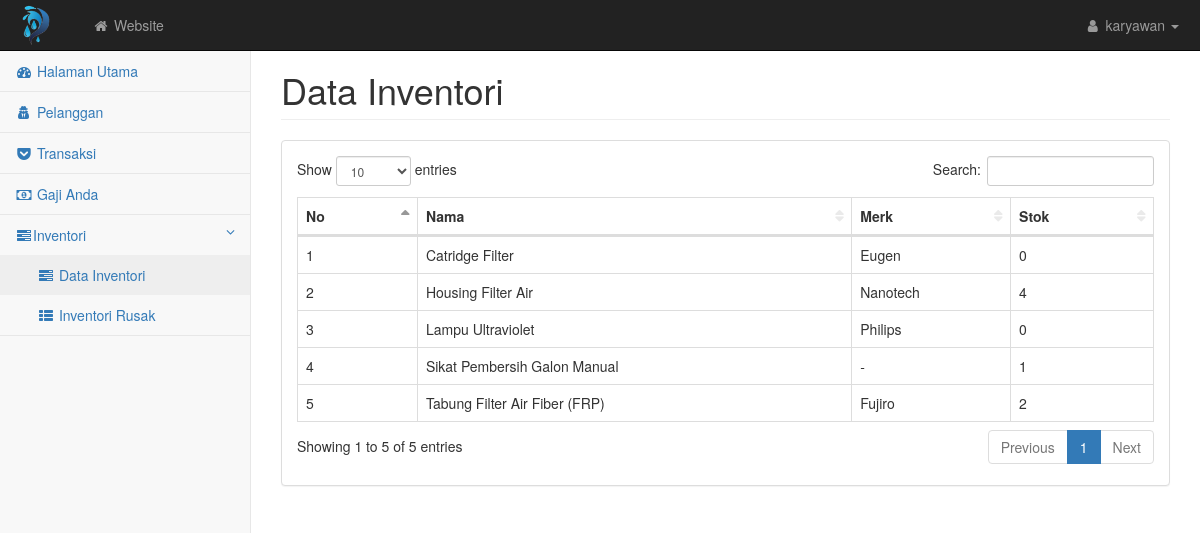
The app's page /nolag77/inventori.php, older data.
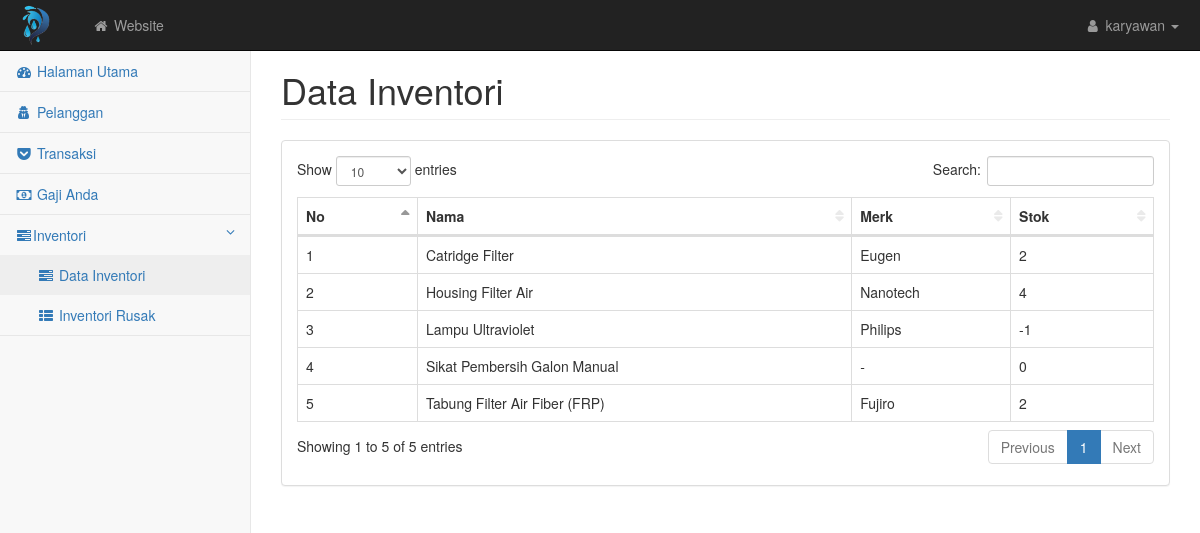
The same page, newer data.
### tables this page shows
CREATE TABLE `inventori` (
  `idinventori` int(2) NOT NULL,
  `namainven` varchar(50) NOT NULL,
  `merk` varchar(50) NOT NULL,
  `stok` int(3) NOT NULL
);

### nolag77/inventori.php (the view)
<?php require('atas.php') ?>
<div id="page-wrapper">
    <div class="container-fluid">
        <div class="row">
            <div class="col-lg-12">
                <h1 class="page-header">Data Inventori</h1>
            </div>
        </div>
        <div class="row">
            <div class="col-lg-12">
                <div class="panel panel-default">
                    <div class="panel-body">
                        <div class="table-responsive">
                            <table class="table table-bordered table-hover" id="dataTables-example">
                                <thead class="success">
                                    <tr>
                                        <th>No</th>
                                        <th>Nama</th>
                                        <th>Merk</th>
                                        <th>Stok</th>
                                    </tr>
                                </thead>
                                <tbody>
                                    <?php $no=1; $query = mysqli_query($kon, "SELECT * FROM inventori ORDER BY namainven ASC");
                                        while($data = mysqli_fetch_array($query)){ ?>
                                            <tr class="odd gradeX">
                                                    <td><?= $no++; ?></td>
                                                    <td><?= $data['namainven'] ?></td>
                                                    <td><?= $data['merk'] ?></td>
                                                    <td><?= $data['stok'] ?></td>
                                                </tr>
                                        <?php } ?>
                                </tbody>
                            </table>
                        </div>
                    </div>
                </div>
            </div>
        </div>
    </div>
</div>
    </div>
<?php require('bawah.php') ?>

Row changes from the older to the newer data that the page shows:
changed inventori "Catridge Filter": stok "0" → "2"
changed inventori "Lampu Ultraviolet": stok "0" → "-1"
changed inventori "Sikat Pembersih Galon Manual": stok "1" → "0"
